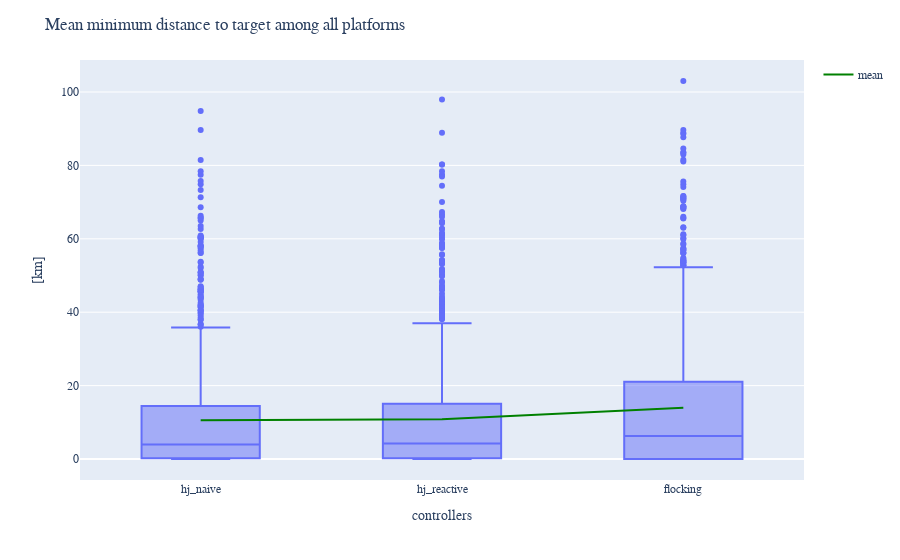

Source (notebook cell):
### Markdown cell above
+ Mean minimum distance to target among all platforms km

### Code cell
mean_min_dist_dict = {"hj_naive": Distance(deg=metrics_hj_naive["Mean minimum distance to target among all platforms in deg"]).km,
                      "hj_reactive": Distance(deg=metrics_hj_reactive["Mean minimum distance to target among all platforms in deg"]).km,
                      "flocking":Distance(deg=metrics_hj_flocking["Mean minimum distance to target among all platforms in deg"]).km}
idx_list = []
mean_min_dist_df = pd.DataFrame(mean_min_dist_dict)
fig_min_dist = px.box(mean_min_dist_df, log_y=False)
mean_trace = go.Scatter(
    x=mean_min_dist_df.columns,
    y=mean_min_dist_df.mean(),
    mode='lines',
    line=dict(color='green', width=2),
    showlegend=True,
    name="mean"
)
fig_min_dist.add_trace(mean_trace)
# Add custom x and y labels
fig_min_dist.update_layout(
    xaxis_title="controllers",
    yaxis_title=" [km]",
    title = {'text': "Mean minimum distance to target among all platforms"}
)
fig_min_dist.show()

### Figure 1 — Plotly figure (JSON) as saved in the notebook; plotly's stock layout.template omitted (floating-point values rounded to 4 significant figures; data arrays with more than 128 entries replaced by an {"elided": "..."} marker saying what was removed)
{"data": [{"alignmentgroup": "True", "hovertemplate": "variable=%{x}<br>value=%{y}<extra></extra>", "legendgroup": "", "marker": {"color": "#636efa"}, "name": "", "notched": false, "offsetgroup": "", "orientation": "v", "showlegend": false, "type": "box", "x": {"elided": "2940 str values"}, "x0": " ", "xaxis": "x", "y": {"elided": "2940 float values"}, "y0": " ", "yaxis": "y"}, {"line": {"color": "green", "width": 2}, "mode": "lines", "name": "mean", "showlegend": true, "type": "scatter", "x": ["hj_naive", "hj_reactive", "flocking"], "y": [10.55, 10.84, 13.96]}], "layout": {"boxmode": "group", "legend": {"tracegroupgap": 0}, "margin": {"t": 60}, "title": {"text": "Mean minimum distance to target among all platforms"}, "xaxis": {"anchor": "y", "domain": [0, 1], "title": {"text": "controllers"}}, "yaxis": {"anchor": "x", "domain": [0, 1], "title": {"text": " [km]"}}}}
